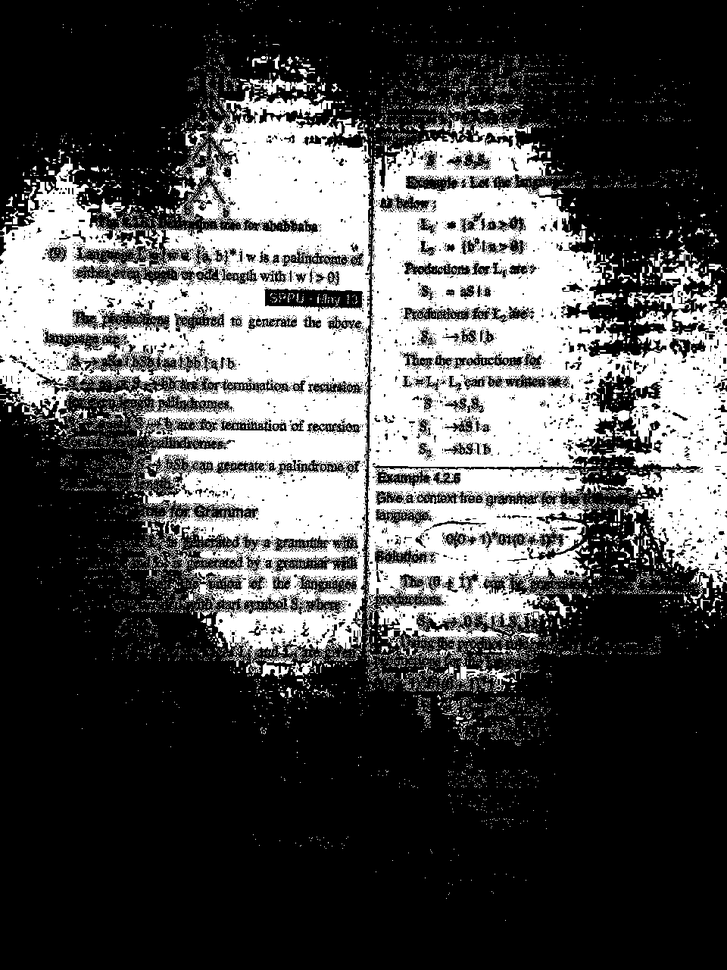
#> input picture img1.png, 727 x 970 px, shrunk from 960 x 1280 before the run
$ python gr.py
#> lines starting #> are read from the running program, lines starting #| are printed output that depends on the picture
import cv2
import numpy as np
#from matplotlib import pyplot as plt

img =cv2.imread("img1.png",0)
#> img is the input picture: shape (970, 727); min 0, max 255, mean 79.7

row=img.shape[0]
#> row = 970
col=img.shape[1]
#> col = 727

des=cv2.imread("img1.png",1)

#print(type(des),type(img))

for i in range(0,row):
	for j in range(0,col):
		if img[i,j]>=0 and img[i,j]<=80:
			r=0
			g=0
			b=255
		elif img[i,j]>80 and img[i,j]<=160:
			r=0
			g=255
			b=0
		else:
			r=255
			g=0
			b=0
		des[i,j,0]=r
		des[i,j,1]=g
		des[i,j,2]=b
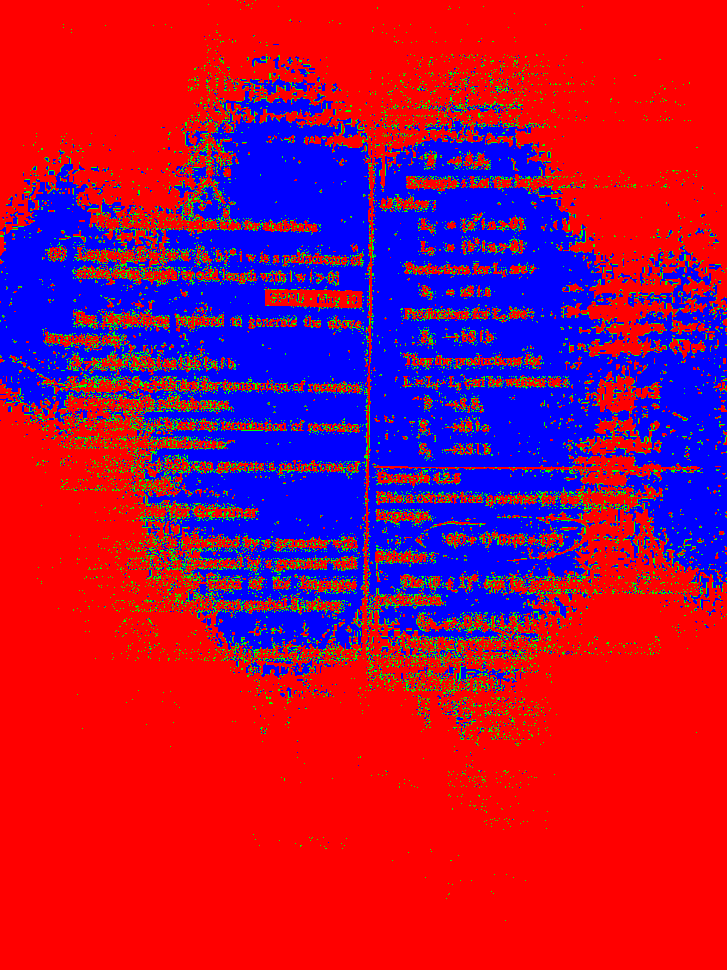
#> des: shape (970, 727, 3); mean B, G, R 74.1, 12.5, 168.4


#for pixel in img:
#	print()

cv2.imshow("Image",des)
cv2.waitKey(1000)
cv2.imwrite("img2.png",des)
#px=img[100,100]
#print(px)

print(img.shape)
#| (970, 727)
